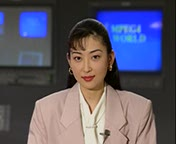
//> input picture ch3/akiyo1.jpg, 176 x 144 px
$ ./linear_filter   (built with g++ and OpenCV 4)
//> lines starting //> are read from the running program, lines starting //| are printed output that depends on the picture
#include <iostream>
#include <opencv2/opencv.hpp>
#include <unordered_set>

using namespace cv;
using namespace std;

int main()
{
	Mat image = imread("../akiyo1.jpg", IMREAD_COLOR);
//> image is the input picture: 144 rows x 176 cols, CV_8UC3; mean B, G, R 105.5, 87.3, 90.1
	int kernelSize = 5;
	Mat gray;
	cvtColor(image, gray, COLOR_BGR2GRAY);
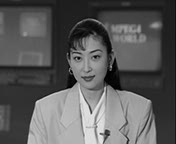
//> gray: 144 rows x 176 cols, CV_8UC1; min 0, max 239, mean 90.3
	Mat kernel = Mat::ones(kernelSize, kernelSize, CV_32F) / float(kernelSize * kernelSize);

	Mat smoothed;
	filter2D(gray, smoothed, -1, kernel);
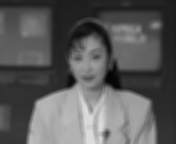
//> smoothed: 144 rows x 176 cols, CV_8UC1; min 3, max 221, mean 90.3

	imshow("image", image);
	imshow("image2", smoothed);
	waitKey(0);
	return 0;
}
